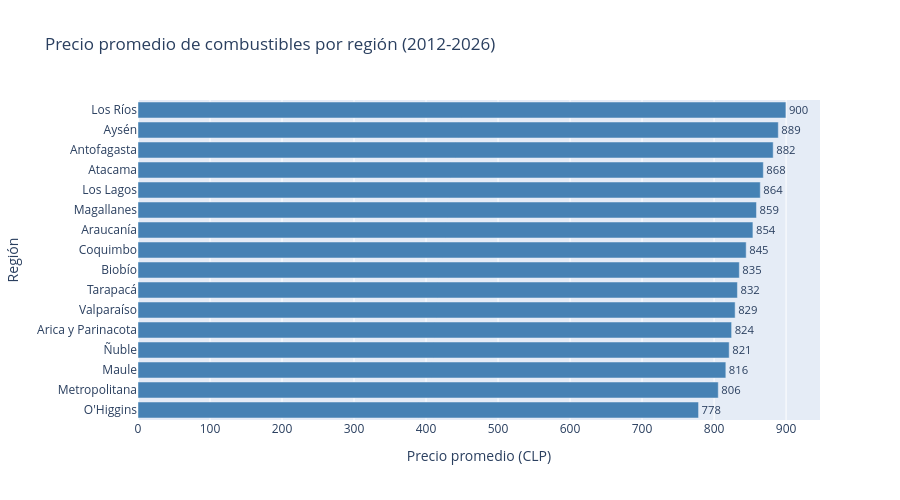

The notebook cell saved with this chart:
### Markdown cell above
### Precio promedio por región

### Code cell
precio_region = df_filtrado.groupby('region_limpia')['precio'].mean().reset_index()
precio_region = precio_region.sort_values('precio', ascending=True)

fig1 = go.Figure(go.Bar(
    x=precio_region['precio'],
    y=precio_region['region_limpia'],
    orientation='h',
    marker_color='steelblue',
    text=precio_region['precio'].round(0),
    textposition='outside'
))

fig1.update_layout(
    title='Precio promedio de combustibles por región (2012-2026)',
    xaxis_title='Precio promedio (CLP)',
    yaxis_title='Región',
    height=500
)

fig1.show()

### Figure 1 — Plotly figure (JSON) as saved in the notebook; plotly's stock layout.template omitted (floating-point values rounded to 4 significant figures)
{"data": [{"marker": {"color": "steelblue"}, "orientation": "h", "text": [778.0, 806.0, 816.0, 821.0, 824.0, 829.0, 832.0, 835.0, 845.0, 854.0, 859.0, 864.0, 868.0, 882.0, 889.0, 900.0], "textposition": "outside", "type": "bar", "x": [778.4, 805.8, 816.4, 821.0, 824.4, 829.3, 832.4, 835.1, 844.6, 854.0, 858.9, 864.2, 868.4, 882.1, 889.2, 899.8], "y": ["O'Higgins", "Metropolitana", "Maule", "Ñuble", "Arica y Parinacota", "Valparaíso", "Tarapacá", "Biobío", "Coquimbo", "Araucanía", "Magallanes", "Los Lagos", "Atacama", "Antofagasta", "Aysén", "Los Ríos"]}], "layout": {"height": 500, "title": {"text": "Precio promedio de combustibles por región (2012-2026)"}, "xaxis": {"title": {"text": "Precio promedio (CLP)"}}, "yaxis": {"title": {"text": "Región"}}}}
